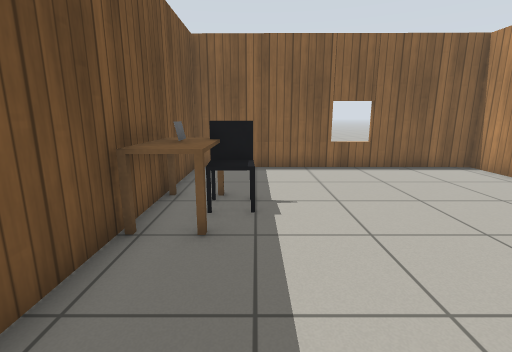
View 1 (above)

18 first-person views from a walk through a Gazebo world. The camera is 1 m above the floor, tilts 12° down and sees 85° across. The floor is counted in squares, 0.5 m on a side. Each view is taken from the middle of a square. On the plan, view 1 faces up. The plan holds only what a view shows up to about 17 squares ahead; the rest is blank. The place goes on beyond the plan. The robots in the file are not drawn. Gazebo's built-in surfaces are drawn with simple patterns. Some stock models are drawn as simple stand-ins. Surface patterns are stand-ins for the level's own textures.

View 2
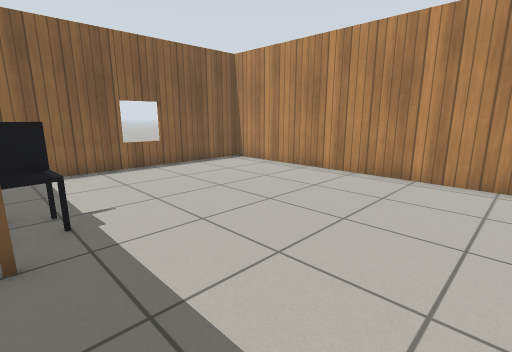

View 3
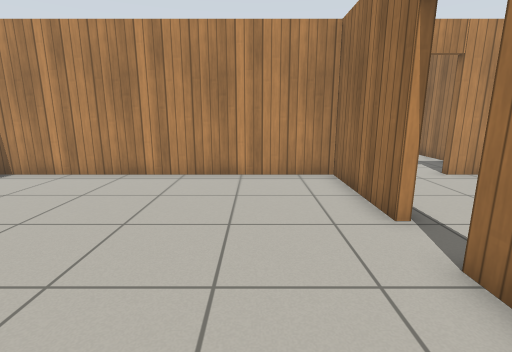

View 4
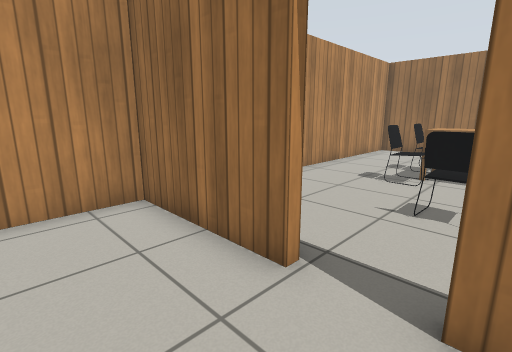

View 5
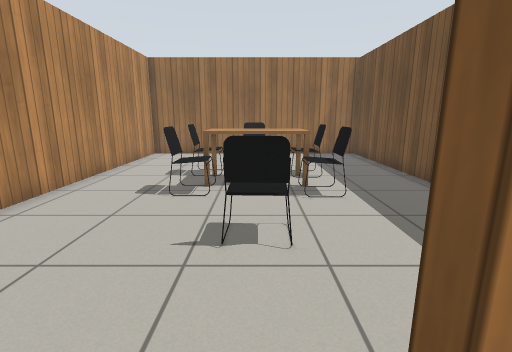

View 6
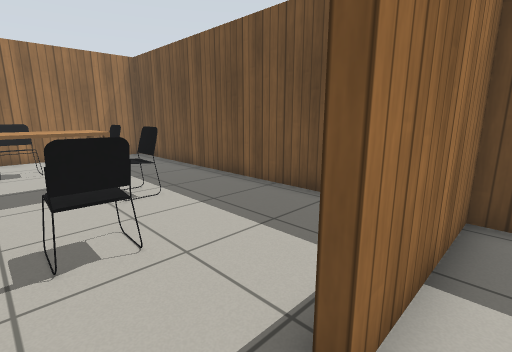

View 7
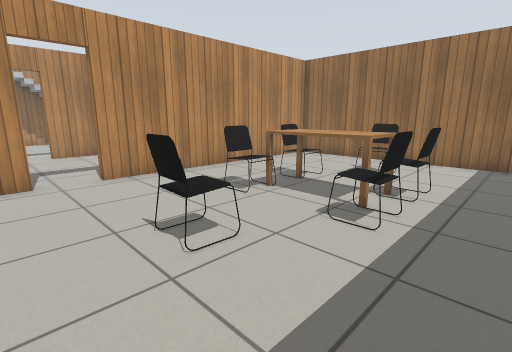

View 8
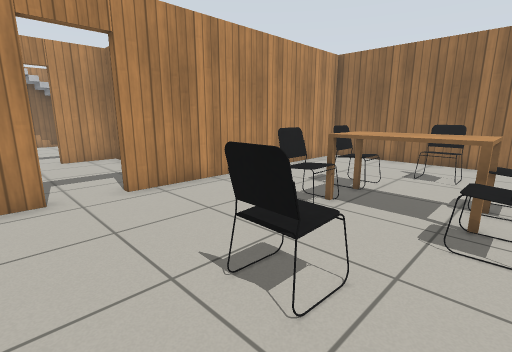

View 9
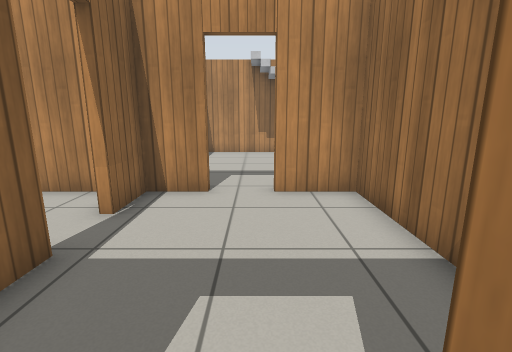

View 10
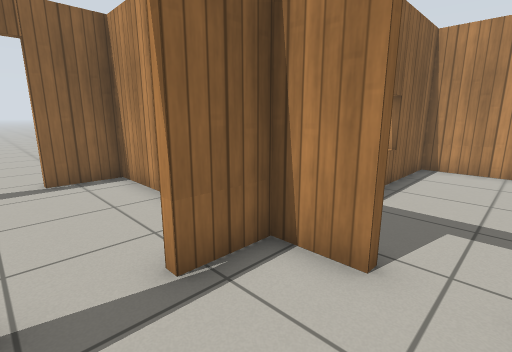

View 11
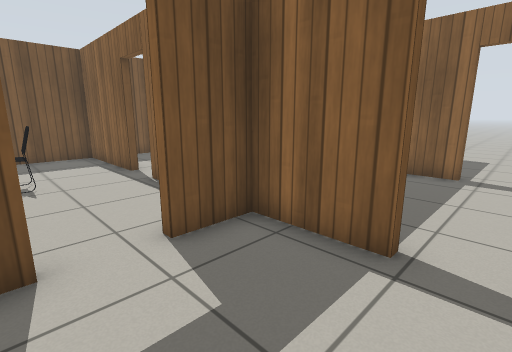

View 12
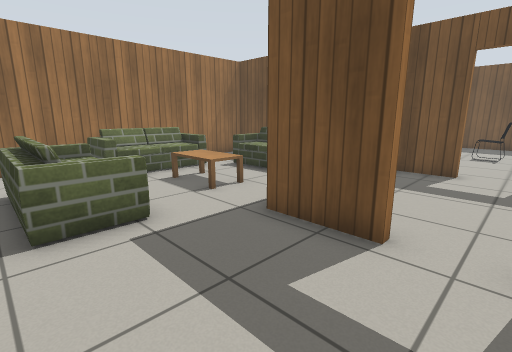

View 13
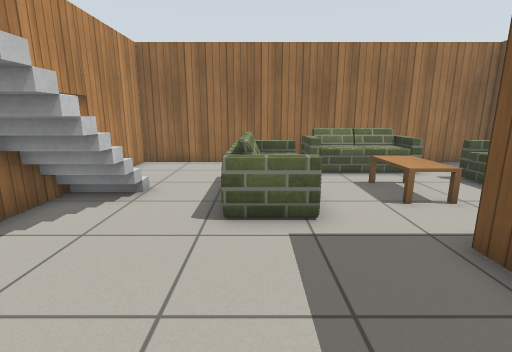

View 14
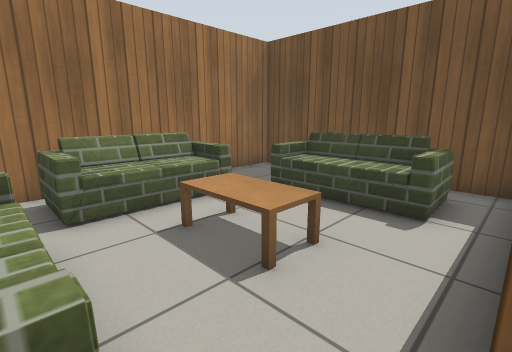

View 15
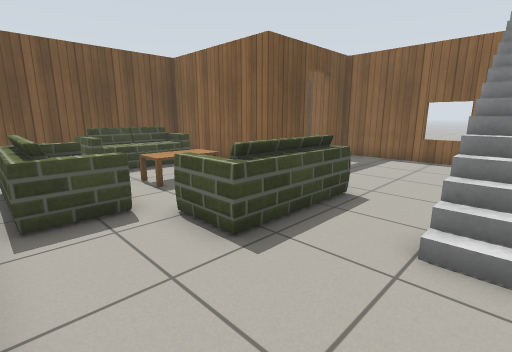

View 16
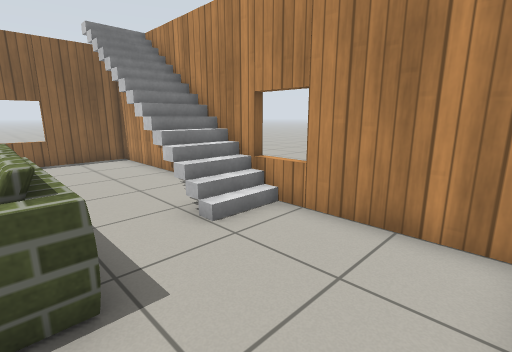

View 17
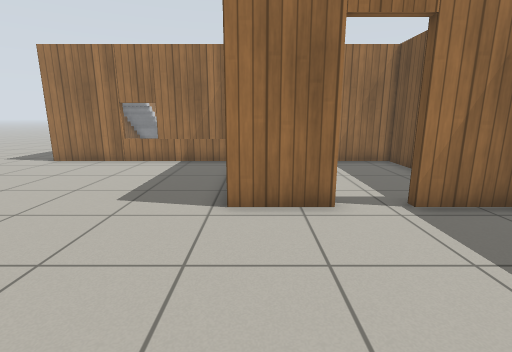

View 18
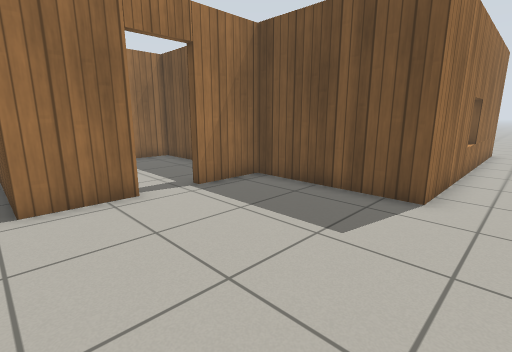

### Floor plan
Ten units are one square. View 1 is at (0, 0); x grows to the right and y downward. Boxes are objects, and circles mark ways between rooms. Rooms are numbered by the first view taken in them; rooms with no view inside come last. Other rooms are left out.
<svg viewBox="-33 -120 282 279">
<path fill="none" stroke="#000" d="M-24 -45 -24 7 23 7M41 7 86 7 86 -111 -24 -112 -24 -74M23 10 -24 10 -24 154 86 154 86 47M46 10 41 10M86 29 86 21M114 67 154 67 154 45M118 10 89 10 89 29M89 47 89 66M154 27 154 10 136 10M156 45 156 70 89 70 89 154 240 154 240 10 156 10 156 27M162 7 244 7M131 -60 156 -60M-28 -115 89 -114 89 -60 115 -60M156 -60 156 -26M89 -18 89 7 112 7M115 -57 99 -57M154 -3 154 -57 131 -57"/>
<rect x="-25" y="-55" width="20" height="10" fill="#bbb"><title>desk</title></rect>
<rect x="-25" y="-65" width="10" height="10" fill="#bbb"><title>grey box</title></rect>
<rect x="-25" y="-75" width="10" height="10" fill="#bbb"><title>desk</title></rect>
<rect x="-15" y="-75" width="20" height="20" fill="#bbb"><title>office chair</title></rect>
<rect x="5" y="85" width="20" height="20" fill="#bbb"><title>chair</title></rect>
<rect x="5" y="65" width="20" height="20" fill="#bbb"><title>chair</title></rect>
<rect x="15" y="75" width="30" height="20" fill="#bbb"><title>table</title></rect>
<rect x="25" y="115" width="10" height="20" fill="#bbb"><title>chair</title></rect>
<rect x="25" y="35" width="10" height="20" fill="#bbb"><title>chair</title></rect>
<rect x="35" y="95" width="20" height="10" fill="#bbb"><title>chair</title></rect>
<rect x="35" y="65" width="20" height="20" fill="#bbb"><title>chair</title></rect>
<rect x="95" y="75" width="30" height="50" fill="#bbb"><title>sofa</title></rect>
<rect x="125" y="125" width="50" height="20" fill="#bbb"><title>sofa</title></rect>
<rect x="145" y="95" width="10" height="20" fill="#bbb"><title>coffee table</title></rect>
<rect x="175" y="75" width="20" height="50" fill="#bbb"><title>sofa</title></rect>
<rect x="215" y="45" width="10" height="10" fill="#bbb"><title>stairs</title></rect>
<circle cx="35" cy="10" r="3" fill="#2a7"/>
<circle cx="90" cy="35" r="3" fill="#2a7"/>
<circle cx="155" cy="35" r="3" fill="#2a7"/>
<circle cx="125" cy="10" r="3" fill="#2a7"/>
<circle cx="125" cy="-60" r="3" fill="#2a7"/>
<text x="30" y="-50">1</text>
<text x="30" y="80">2</text>
<text x="120" y="40">3</text>
<text x="170" y="100">4</text>
<text x="170" y="-20">5</text>
<text x="120" y="-20">6</text>
</svg>
Room 1 opens to room 2. Room 2 opens to room 3. Room 3 opens to room 4. Room 3 opens to room 6. Room 5 opens to room 6.

Where each view was taken, in squares from view 1:
view 1: 0 up, 0 right, facing up
view 2: 0 up, 1 left, facing up-right
view 3: 2 up, 1 left, facing right
view 4: 2 up, 2 right, facing down-right
view 5: 0 up, 3 right, facing down
view 6: 0 up, 4 right, facing down-left
view 7: 2 down, 1 left, facing down-right
view 8: 2 down, 1 right, facing down-right
view 9: 4 down, 8 right, facing right
view 10: 4 down, 12 right, facing up-right
view 11: 5 down, 13 right, facing up-left
view 12: 3 down, 20 right, facing down-left
view 13: 3 down, 19 right, facing down
view 14: 7 down, 18 right, facing down-left
view 15: 15 down, 23 right, facing up-left
view 16: 15 down, 19 right, facing up-right
view 17: 12 up, 15 right, facing down
view 18: 13 up, 16 right, facing down-left
